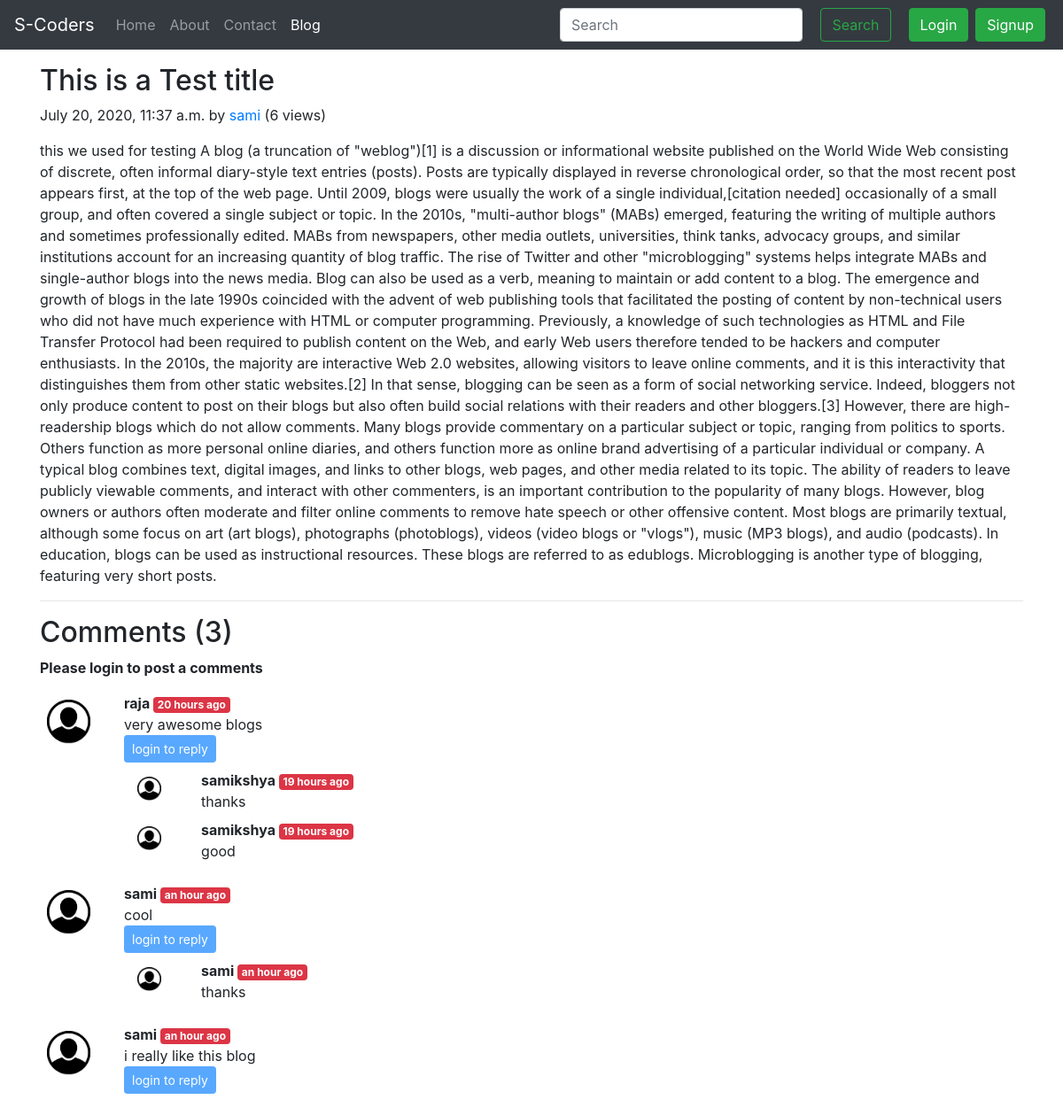
The app's page /blog/firstblogpost with its own data.
### blog/models.py (models this page shows, shortened)
class Post(models.Model):
    sno = models.AutoField(primary_key=True)
    title = models.CharField(max_length=255)
    content = models.TextField()
    author = models.CharField(max_length=15)
    slug = models.CharField(max_length=150)
    views = models.IntegerField(default=0)
    timestamp = models.DateTimeField(blank=True)

class BlogComment(models.Model):
    sno = models.AutoField(primary_key=True)
    comment = models.TextField()
    user = models.ForeignKey(User, on_delete=models.CASCADE)
    post = models.ForeignKey(Post, on_delete=models.CASCADE)
    parent = models.ForeignKey('self', on_delete=models.CASCADE, null=True)
    timestamp = models.DateTimeField(default=now)

### blog/views.py (the view)
# urls.py: path('<str:slug>', views.blogPost, name='blogPost'),
def blogPost(request, slug):
    post = Post.objects.filter(slug=slug).first()
    post.views = post.views + 1
    post.save()
    comments = BlogComment.objects.filter(post=post, parent=None)
    replies = BlogComment.objects.filter(post=post).exclude(parent=None)
    replyDict = {}
    for reply in replies:
        if reply.parent.sno not in replyDict.keys():
            replyDict[reply.parent.sno] = [reply]
        else:
            replyDict[reply.parent.sno].append(reply)
    context = {'post': post, 'comments': comments,
               'user': request.user, 'replyDict': replyDict}
    return render(request, 'blog/blogPost.html', context)

### blog/templatetags/extras.py (called while the page is built)
@register.filter(name='get_val')
def get_val(dict, key):
    return dict.get(key)

### templates/blog/blogPost.html (shortened to what this page needs)
{% extends 'basic.html' %}
{% block blogactive %} active {% endblock blogactive %}
{% block body %}
{% load humanize %}
{% load extras %}
<div class="container my-3">
        <h2 class="blog-post-title">{{post.title}}</h2>
        <p class="blog-post-meta">{{post.timestamp}} by <a href="/about">{{post.author}}</a> (<span>{{post.views}} views</span>)</p>
        </p>{{post.content|safe}}</p>
        <hr>
</div>
<div class="container">
<h2> Comments ({{comments.count}})</h2>
<div class="my-2">
{% if user.is_authenticated %}
<form action="/blog/postComment" method="post"> {% csrf_token %}
  <div class="form-group">
    <label for="comment">Post Comments</label>
    <input type="text" class="form-control" name="comment" placeholder="enter comment here">
  </div>
  <input type="hidden" name="postSno" value="{{post.sno}}">
  <input type="hidden" name="parentSno" value="">
  <button type="submit" class="btn btn-primary">Submit</button>
</form>
{% else %}
<b> Please login to post a comments</b>
{% endif %}
</div>
{% for comment in comments %}
<div class="row my-3">
<div class="col-md-1">
<img class="rounded mx-auto d-block w-100 p-2" src="/static/img/1.png" alt="user">
</div>
<div class="col-md-11"> <b>{{comment.user.username}} </b> <span class="badge badge-danger">{{comment.timestamp | naturaltime}}</span>
<div> {{comment.comment}}</div>
<div class="reply mx-0">
 {% if user.is_authenticated %}
  <button class="btn btn-sm btn-primary" type="button" data-toggle="collapse" data-target="#replyBox{{comment.sno}}" aria-expanded="false" aria-controls="replyBox{{comment.sno}}">
    Reply
  </button>
<div class="collapse" id="replyBox{{comment.sno}}">
  <div class="card card-body my-2">
    <form action="/blog/postComment" method="post"> {% csrf_token %}
  <div class="form-group">
    <label for="comment">Post a reply</label>
    <input type="text" class="form-control" name="comment" placeholder="enter your reply here">
    <input type="hidden" name="parentSno" value="{{comment.sno}}">
  </div>
  <input type="hidden" name="postSno" value="{{post.sno}}">
  <button type="submit" class="btn btn-primary">Submit</button>
</form>
  </div>
</div>
{% else %}
<button class="btn btn-sm btn-primary" type="button" data-toggle="collapse" data-target="#replyBox{{comment.sno}}" aria-expanded="false" aria-controls="replyBox{{comment.sno}}" disabled>
    login to reply
  </button>
{% endif %}
<div class="replies my-2">
{% for reply in replyDict|get_val:comment.sno %}
<div class="row my-2">
<div class="col-md-1 ">
<img class="rounded mx-auto d-block w-75 p-2" src="/static/img/1.png" alt="user">
</div>
<div class="col-md-11 ">
 <b>{{reply.user.username}} </b> <span class="badge badge-danger">{{reply.timestamp | naturaltime}}</span>
<div> {{reply.comment}}</div>
</div>
<br>
</div>
{% endfor %}
</div>
</div>
</div>
</div>
{% endfor %}
</div>
{% endblock body %}

### templates/basic.html (shortened to what this page needs)
<!doctype html>
<html lang="en">
<head>
    <link rel="stylesheet" href="https://stackpath.bootstrapcdn.com/bootstrap/4.5.0/css/bootstrap.min.css"
>
</head>
<body>
    <nav class="navbar navbar-expand-lg navbar-dark bg-dark">
        <a class="navbar-brand" href="/">S-Coders</a>
        <div class="collapse navbar-collapse" id="navbarSupportedContent">
            <ul class="navbar-nav mr-auto">
                <li class="nav-item {% block homeactive %} {% endblock homeactive %} ">
                    <a class="nav-link" href="/">Home <span class="sr-only">(current)</span></a>
                </li>
                <li class="nav-item {% block aboutactive %} {% endblock aboutactive %}">
                    <a class="nav-link" href="/about">About</a>
                </li>
                <li class="nav-item {% block contactactive %} {% endblock contactactive %}">
                    <a class="nav-link" href="/contact">Contact</a>
                </li>
                <li class="nav-item {% block blogactive %} {% endblock blogactive %}">
                    <a class="nav-link" href="/blog">Blog</a>
                </li>
            </ul>
            <div class="ml-auto form-inline">
            <form method="get" action="/search" class=" my-2 my-lg-0">
                <input class="form-control mr-sm-2" type="search" placeholder="Search" aria-label="Search" name="query"
                    id="query">
                <button class="btn btn-outline-success m-2 my-sm-0 mr-3" type="submit">Search</button>
            </form>
            {% if user.is_authenticated %}
            <ul class="navbar-nav mr-2">
            <li class="nav-item dropdown">
        <a class="nav-link dropdown-toggle" href="#" id="navbarDropdown" role="button" data-toggle="dropdown" aria-haspopup="true" aria-expanded="false">
          Welcome {{request.user}}
        </a>
        <div class="dropdown-menu" aria-labelledby="navbarDropdown">
          <a class="dropdown-item" href="/logout">Logout</a>
        </div>
      </li>
            </ul>
            {% else %}
            <button type="button" class="btn btn-success mx-1" data-toggle="modal" data-target="#loginModal">
                Login
            </button>
            <button type="button" class="btn btn-success mx-1" data-toggle="modal" data-target="#signupModal">
                Signup
            </button>
            {% endif %}
            </div>
        </div>
    </nav>
    {% block body %}
    {% endblock body %}
</body>
</html>

### records on screen
Post: title "This is a Test title", timestamp "July 20, 2020, 11:37 a.m.", author "sami", views "6", content "this we used for testing A blog (a truncation of \"weblog\")[1] is a discussion or informational website published on the World Wide Web consisting of discrete, often informal diary-style text entries (posts). Posts are typically displayed in reverse chronological order, so that the most recent post appears first, at the top of the web page. Until 2009, blogs were usually the work of a single individual,[citation needed] occasionally of a small group, and often covered a single subject or topic. In the 2010s, \"multi-author blogs\" (MABs) emerged, featuring the writing of multiple authors and sometimes professionally edited. MABs from newspapers, other media outlets, universities, think tanks,…"
BlogComment: user.username "raja", timestamp "20 hours ago", comment "very awesome blogs"
BlogComment: user.username "samikshya", timestamp "19 hours ago", comment "thanks"
BlogComment: user.username "samikshya", timestamp "19 hours ago", comment "good"
BlogComment: user.username "sami", timestamp "an hour ago", comment "cool"
BlogComment: user.username "sami", timestamp "an hour ago", comment "thanks"
BlogComment: user.username "sami", timestamp "an hour ago", comment "i really like this blog"

### other values on screen
{{ comments.count }} "3"
